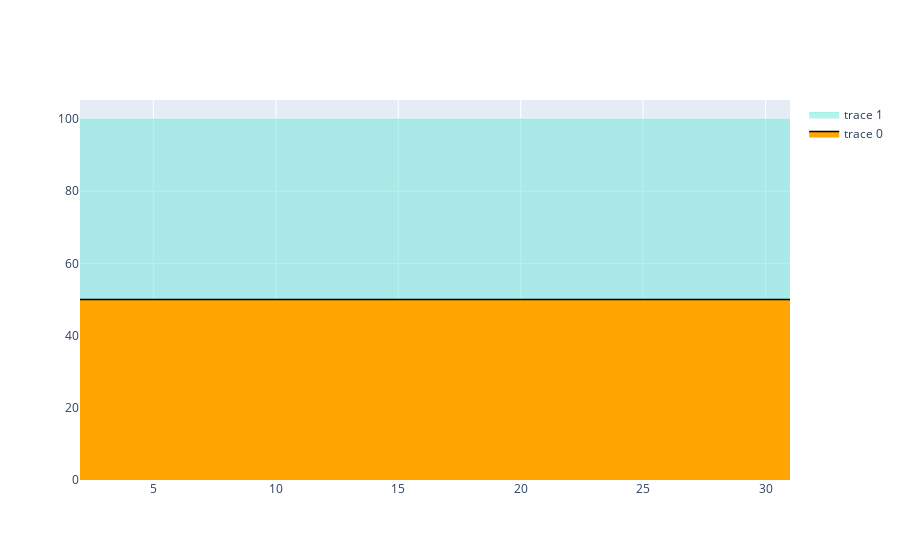

Write notebook code for a chart like this one.
### Code cell
fig = go.Figure()

x = list(table)
y = list(table.loc[table.index == 62, :])

fig.add_trace(go.Scatter(
    x=x, y=y,
    mode='lines',
    line=dict(width=1.5, color='black'),
    fillcolor = 'orange',
    stackgroup='one',
    groupnorm='percent' # sets the normalization for the sum of the stackgroup
))
fig.add_trace(go.Scatter(
    x=x, y=y,
    mode='lines',
    line=dict(width=0.5, color='rgb(111, 231, 219)'),
    stackgroup='one'
))

### Figure 1 — Plotly figure (JSON) as saved in the notebook; plotly's stock layout.template omitted (floating-point values rounded to 4 significant figures)
{"data": [{"fillcolor": "orange", "groupnorm": "percent", "line": {"color": "black", "width": 1.5}, "mode": "lines", "stackgroup": "one", "type": "scatter", "x": [2, 3, 4, 5, 6, 7, 8, 9, 10, 11, 12, 13, 14, 15, 16, 17, 18, 19, 20, 21, 22, 23, 24, 25, 26, 27, 28, 29, 30, 31], "y": [2, 3, 4, 5, 6, 7, 8, 9, 10, 11, 12, 13, 14, 15, 16, 17, 18, 19, 20, 21, 22, 23, 24, 25, 26, 27, 28, 29, 30, 31]}, {"line": {"color": "rgb(111, 231, 219)", "width": 0.5}, "mode": "lines", "stackgroup": "one", "type": "scatter", "x": [2, 3, 4, 5, 6, 7, 8, 9, 10, 11, 12, 13, 14, 15, 16, 17, 18, 19, 20, 21, 22, 23, 24, 25, 26, 27, 28, 29, 30, 31], "y": [2, 3, 4, 5, 6, 7, 8, 9, 10, 11, 12, 13, 14, 15, 16, 17, 18, 19, 20, 21, 22, 23, 24, 25, 26, 27, 28, 29, 30, 31]}], "layout": {}}
